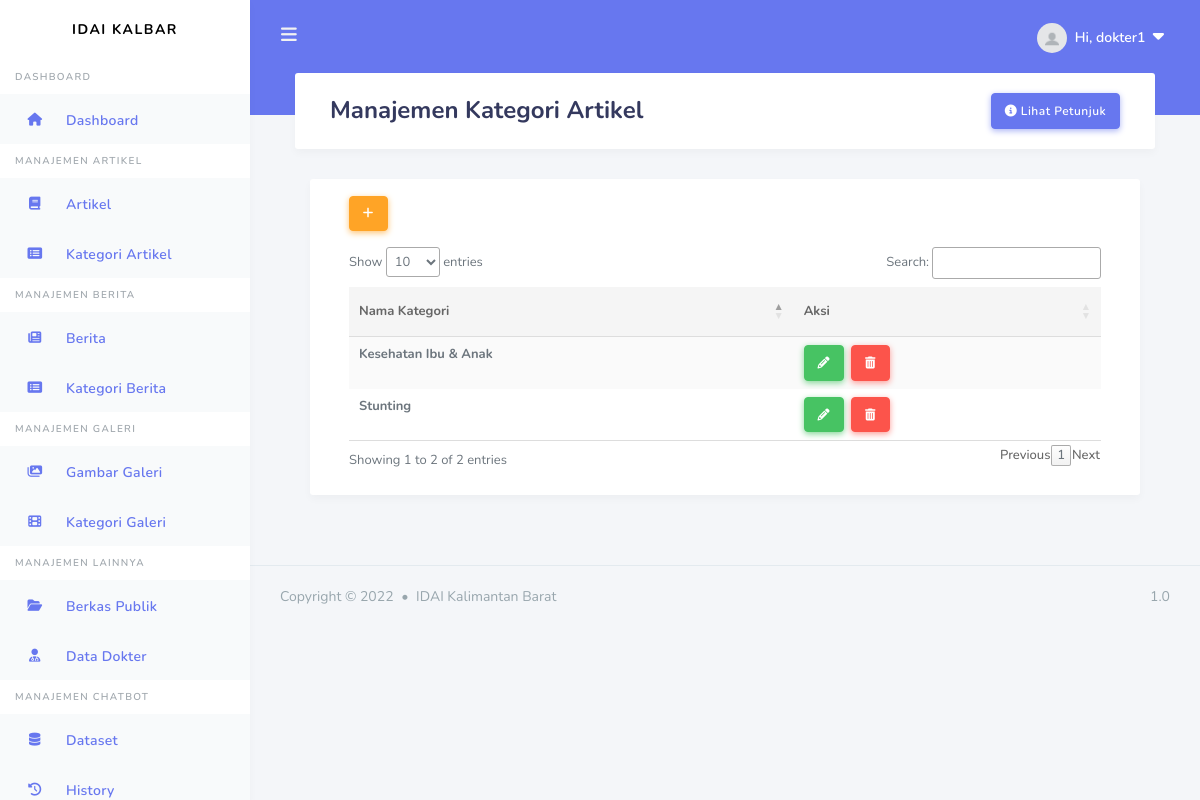
The app's page /admin/kategori-artikel (signed in), older data.
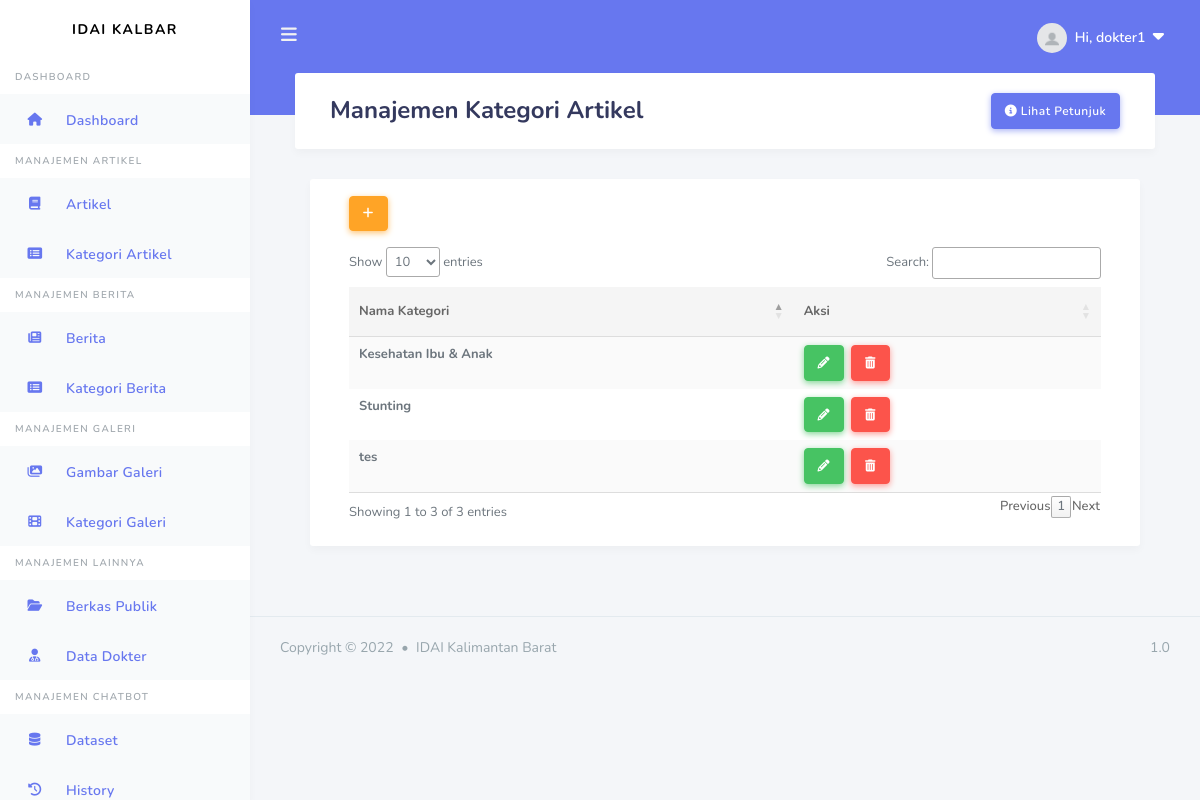
The same page, newer data.
### apps/models.py (models this page shows, shortened)
class User(db.Model, UserMixin):
    id = db.Column(db.Integer, primary_key=True)
    username = db.Column(db.String(20), unique=True, nullable=False)
    email = db.Column(db.String(100), unique=True, nullable=False)
    image_file = db.Column(db.String(20), nullable=False, default='default.jpg')
    password = db.Column(db.String(20), nullable=False)
    articles = db.relationship('Article', backref='author', lazy=True)
    news = db.relationship('News', backref='author', lazy=True)
    galleries = db.relationship('Gallery', backref='author', lazy=True)
    image_galleries = db.relationship('Images_Gallery', backref='author', lazy=True)
    berkas = db.relationship('DataDokter', backref='owner', lazy=True, uselist=False)
    roles_id = db.Column(db.Integer, db.ForeignKey('roles.id'), nullable=False, default=2)

class Category(db.Model):
    id = db.Column(db.Integer, primary_key=True)
    name = db.Column(db.String(50), nullable=False)
    slug = db.Column(db.String(50))

### apps/articles/routes.py (the view)
@articles.route("/admin/kategori-artikel", methods=['GET', 'POST'])
@login_required
def new_category():
    form = CategoryForm()
    if form.validate_on_submit():
        cat = Category(name=form.name.data, slug = slugify(request.form.get("name")))
        db.session.add(cat)
        db.session.commit()
        flash('Your Category Article has been added!', 'primary')
        return redirect(url_for('articles.new_category'))
    cat = Category.query.all()
    return render_template('users/admin/articles/kategori_artikel.html', form=form, cat=cat, title='Kategori Artikel')

### apps/articles/forms.py
class CategoryForm(FlaskForm):
    name = StringField('Category', validators=[DataRequired()], render_kw={"placeholder": "Nama Kategori"})
    submit = SubmitField('Simpan Kategori')

### apps/models.py (called while the page is built)
@login_manager.user_loader
def load_user(user_id):
    return User.query.get(int(user_id))

### apps/templates/users/admin/articles/kategori_artikel.html (shortened to what this page needs)
{% extends "layouts/base_dashboard.html" %}
{% block header %}
<div class="container">
    <h1>Manajemen {{ title }}</h1>
    <button type="button" class="btn btn-primary float-right" data-toggle="modal" data-target="#modalll">
        <i class="fa-solid fa-circle-info"></i>&nbsp;Lihat Petunjuk
    </button>
</div>
{% endblock header %}
{% block content %}
<div class="container">
    <div class="row">
      <div class="col-12 col-md-12 col-lg-12">
        <div class="card">
          <section class="section m-4">
            <div class="container mb-3">
                <button type="button" class="btn btn-warning btn-md" data-placement="top" title="Add" data-toggle="modal" data-target="#exampleModal">
                    <i class="fa-solid fa-plus"></i>
                </button>
            </div>
            <div class="container">
                <table id="data" class="table table-striped table-hover">
                    <thead>
                        <tr>
                            <th scope="col">Nama Kategori</th>
                            <th scope="col">Aksi</th>
                        </tr>
                        </thead>
                        <tbody>
                        {% for c in cat %}
                        <tr>
                            <th>{{ c.name }}</th>
                            <th>
                                <div >
                                    <button type="button" class="btn btn-success btn-md mr-1" data-toggle="modal" data-target="#updateModal{{c.id}}" title="Edit">
                                        <i class="fa-solid fa-pencil"></i>
                                    </button>
                                    <button type="button" class="btn btn-md btn-danger " data-toggle="modal" data-target="#deleteModal{{c.id}}" title="Delete">
                                        <i class="fa-solid fa-trash-can"></i>
                                    </button>
                                </div>
                            </th>
                        </tr>
                        {% endfor %}
                        </tbody>
                </table>
            </div>
          </section>
        </div>
      </div>
    </div>
</div>
{% endblock content%}

### apps/templates/layouts/base_dashboard.html (shortened to what this page needs)
<!DOCTYPE html>
<html lang="en">
<head>
  <link rel="stylesheet" type="text/css" href="https://cdn.datatables.net/1.12.1/css/jquery.dataTables.min.css">
  <link rel="stylesheet" href="https://maxcdn.bootstrapcdn.com/bootstrap/4.5.2/css/bootstrap.min.css">
  <link rel="stylesheet" href="https://cdn.jsdelivr.net/npm/bootstrap-select@1.14.0-beta3/dist/css/bootstrap-select.min.css">
  <link rel="stylesheet" href="{{ url_for ('static', filename='assets/css/styleDashboard.css') }}">
  <link rel="stylesheet" href="{{ url_for ('static', filename='assets/css/components.css') }}">
  <link rel="stylesheet" href="{{ url_for ('static', filename='assets/css/custom.css') }}">
</head>
<body>
  {% include 'includes/header.html' %}
  {% include 'includes/sidebar.html' %}
  <div class="main-content">
    <div class="col-md">
        <section class="section">
            <div class="section-header">
              {% block header %}{% endblock header %}
            </div>
            <div class="section-body">
            {% block content %}{% endblock content %}
            </div>
        </section>
    </div>
</div>
  {% block footer %}
  <footer class="main-footer">
      <div class="footer-left">
        Copyright &copy; 2022 <div class="bullet"></div>  IDAI Kalimantan Barat
      </div>
      <div class="footer-right">
        1.0
      </div>
  </footer>
  {% endblock footer %}
</body>
</html>

### apps/templates/includes/header.html (shortened to what this page needs)
<div class="navbar-bg"></div>
    <nav class="navbar navbar-expand-lg main-navbar">
      <form class="form-inline mr-auto">
        <ul class="navbar-nav mr-3">
          <li><a href="#" data-toggle="sidebar" class="nav-link nav-link-lg"><i class="fas fa-bars"></i></a></li>
        </ul>
      </form>
      <ul class="navbar-nav navbar-right">
        <li class="dropdown"><a href="#" data-toggle="dropdown" class="nav-link notification-toggle nav-link-lg nav-link-user"><img src="{{ url_for ('static', filename='assets/img/profile_pics/default.jpg') }}" alt="" class="rounded-circle mr-1">
          <div class="d-sm-none d-lg-inline-block">Hi, {{ current_user.username}} &nbsp;<small><i class="fa-solid fa-caret-down"></i></small></div></a>
        </li>
      </ul>
    </nav>

### apps/templates/includes/sidebar.html (shortened to what this page needs)
<div class="main-sidebar">
    <aside id="sidebar-wrapper">
        <div class="sidebar-brand">
            <a href="#">IDAI KALBAR</a>
        </div>
    {% if roles == 'Dokter' %}
    <ul class="sidebar-menu">
        <li class="menu-header">Dashboard</li>
        <li class="nav-item dropdown active">
            <a href="{{ url_for('users.dokter')}}" class="nav-link"><i class="fas fa-solid fa-house"></i><span>Dashboard</span></a>
        </li>
    </ul>
    <ul class="sidebar-menu">
        <li class="menu-header">Manajemen Data Pribadi</li>
        <li class="nav-item dropdown active">
            <a href="{{ url_for('doctors.tambah_data')}}" class="nav-link"><i class="fas fa-solid fa-book"></i><span>Data Pribadi</span></a>
        </li>
    </ul>
    {% if data_valid == True %}
    <ul class="sidebar-menu">
        <li class="menu-header">Data Dokter Terdaftar</li>
        <li class="nav-item dropdown active">
            <a href="{{ url_for('doctors.data_dokter')}}" class="nav-link"><i class="fas fa-solid fa-book"></i><span>Data Dokter</span></a>
        </li>
    </ul>
    {% endif %}
    {% else %}
        <ul class="sidebar-menu">
            <li class="menu-header">Dashboard</li>
            <li class="nav-item dropdown active">
                <a href="{{ url_for('users.admin')}}" class="nav-link"><i class="fas fa-solid fa-house"></i><span>Dashboard</span></a>
            </li>
        </ul>
        <ul class="sidebar-menu">
            <li class="menu-header">Manajemen Artikel</li>
            <li class="nav-item dropdown active">
                <a href="{{ url_for('articles.article_admin')}}" class="nav-link"><i class="fas fa-solid fa-book"></i><span>Artikel</span></a>
            </li>
            <li class="nav-item dropdown active">
                <a href="{{ url_for('articles.new_category')}}" class="nav-link"><i class="fas fa-regular fa-rectangle-list"></i><span>Kategori Artikel</span></a>
            </li>
        </ul>
        <ul class="sidebar-menu">
            <li class="menu-header">Manajemen Berita</li>
            <li class="nav-item dropdown active">
                <a href="{{ url_for('news.news_admin')}}" class="nav-link"><i class="fas fa-regular fa-newspaper"></i><span>Berita</span></a>
            </li>
            <li class="nav-item dropdown active">
                <a href="{{ url_for('news.new_category')}}" class="nav-link"><i class="fas fa-regular fa-rectangle-list"></i><span>Kategori Berita</span></a>
            </li>
        </ul>
        <ul class="sidebar-menu">
            <li class="menu-header">Manajemen Galeri</li>
            <li class="nav-item dropdown active">
                <a href="{{ url_for('galleries.new_image')}}" class="nav-link"><i class="fas fa-regular fa-images"></i><span>Gambar Galeri</span></a>
            </li>
            <li class="nav-item dropdown active">
                <a href="{{ url_for('galleries.new_gallery')}}" class="nav-link"><i class="fas fa-solid fa-film"></i><span>Kategori Galeri</span></a>
            </li>
        </ul>
        <ul class="sidebar-menu">
            <li class="menu-header">Manajemen Lainnya</li>
            <li class="nav-item dropdown active">
                <a href="{{ url_for('files.new_files')}}" class="nav-link"><i class="fas fa-regular fa-folder-open"></i><span>Berkas Publik</span></a>
            </li>
            <li class="nav-item dropdown active">
                <a href="{{ url_for('files.data_dokter')}}" class="nav-link"><i class="fas fa-solid fa-user-doctor"></i><span>Data Dokter</span></a>
            </li>
        </ul>
        <ul class="sidebar-menu">
            <li class="menu-header">Manajemen Chatbot</li>
            <li class="nav-item dropdown active">
                <a href="{{ url_for('chatbot.dataset')}}" class="nav-link"><i class="fas fa-solid fa-database"></i><span>Dataset</span></a>
            </li>
            <li class="nav-item dropdown active">
                <a href="{{ url_for('chatbot.history')}}" class="nav-link"><i class="fas fa-solid fa-clock-rotate-left"></i><span>History</span></a>
            </li>
        </ul>
        {% endif %}
    </aside>
</div>

Row changes from the older to the newer data that the page shows:
added Category: name "tes"
Text that changed along with them:
text written by a page script: "Show entries Search: Showing 1 to 2 of 2 entries Previous 1 Next" → "Show entries Search: Showing 1 to 3 of 3 entries Previous 1 Next"
